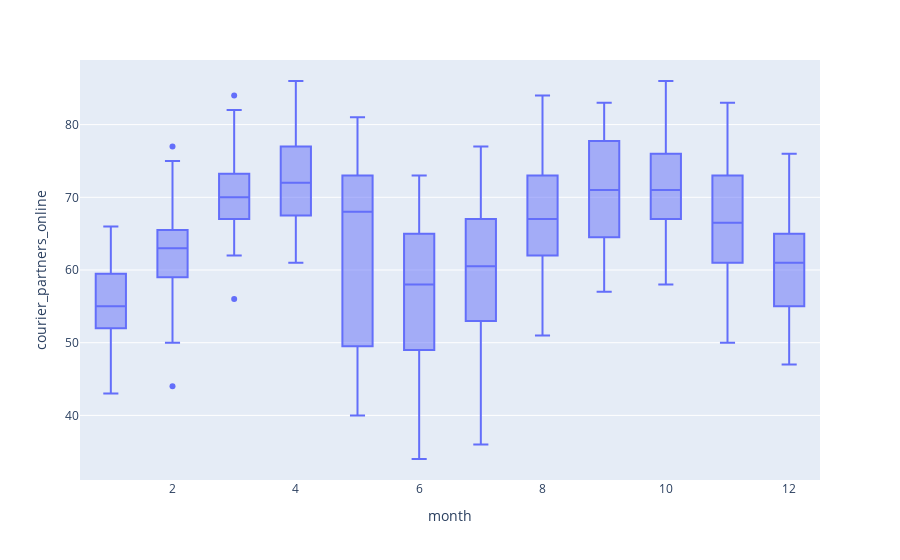

The notebook cell saved with this chart:
### Code cell
import plotly.express as px
fig = px.box(df_couriers, x="month", y="courier_partners_online")
fig.show()

### Figure 1 — Plotly figure (JSON) as saved in the notebook; plotly's stock layout.template omitted (floating-point values rounded to 4 significant figures; data arrays with more than 128 entries replaced by an {"elided": "..."} marker saying what was removed)
{"data": [{"alignmentgroup": "True", "hovertemplate": "month=%{x}<br>courier_partners_online=%{y}<extra></extra>", "legendgroup": "", "marker": {"color": "#636efa"}, "name": "", "notched": false, "offsetgroup": "", "orientation": "v", "showlegend": false, "type": "box", "x": {"elided": "756 int values"}, "x0": " ", "xaxis": "x", "y": {"elided": "756 int values"}, "y0": " ", "yaxis": "y"}], "layout": {"boxmode": "group", "legend": {"tracegroupgap": 0}, "margin": {"t": 60}, "xaxis": {"anchor": "y", "domain": [0, 1], "title": {"text": "month"}}, "yaxis": {"anchor": "x", "domain": [0, 1], "title": {"text": "courier_partners_online"}}}}
